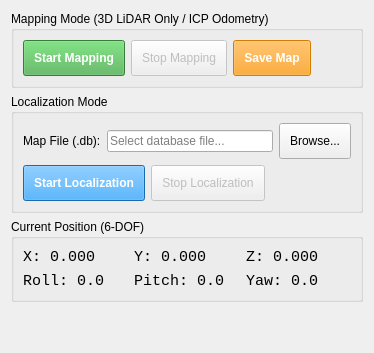
      <widget class="QWidget" name="tabRtabmap3dLidar">
       <attribute name="title">
        <string>RTAB-Map 3D LiDAR</string>
       </attribute>
       <layout class="QVBoxLayout" name="verticalLayout_15">
        <item>
         <widget class="QGroupBox" name="group3dLidarMapping">
          <property name="title">
           <string>Mapping Mode (3D LiDAR Only / ICP Odometry)</string>
          </property>
          <layout class="QVBoxLayout" name="verticalLayout_16">
           <item>
            <layout class="QHBoxLayout" name="horizontalLayout_15">
             <item>
              <widget class="QPushButton" name="btnStart3dLidarMapping">
               <property name="minimumSize">
                <size>
                 <width>0</width>
                 <height>32</height>
                </size>
               </property>
               <property name="text">
                <string>Start Mapping</string>
               </property>
               <property name="styleSheet">
                <string notr="true">background-color: #4CAF50; color: white; font-weight: bold; padding: 10px;</string>
               </property>
              </widget>
             </item>
             <item>
              <widget class="QPushButton" name="btnStop3dLidarMapping">
               <property name="enabled">
                <bool>false</bool>
               </property>
               <property name="minimumSize">
                <size>
                 <width>0</width>
                 <height>32</height>
                </size>
               </property>
               <property name="text">
                <string>Stop Mapping</string>
               </property>
               <property name="styleSheet">
                <string notr="true">padding: 10px;</string>
               </property>
              </widget>
             </item>
             <item>
              <widget class="QPushButton" name="btnSave3dLidarMap">
               <property name="enabled">
                <bool>false</bool>
               </property>
               <property name="minimumSize">
                <size>
                 <width>0</width>
                 <height>32</height>
                </size>
               </property>
               <property name="text">
                <string>Save Map</string>
               </property>
               <property name="styleSheet">
                <string notr="true">background-color: #FF9800; color: white; font-weight: bold; padding: 10px;</string>
               </property>
              </widget>
             </item>
             <item>
              <spacer name="horizontalSpacer_11">
               <property name="orientation">
                <enum>Qt::Horizontal</enum>
               </property>
               <property name="sizeHint" stdset="0">
                <size>
                 <width>40</width>
                 <height>20</height>
                </size>
               </property>
              </spacer>
             </item>
            </layout>
           </item>
          </layout>
         </widget>
        </item>
        <item>
         <widget class="QGroupBox" name="group3dLidarLoc">
          <property name="title">
           <string>Localization Mode</string>
          </property>
          <layout class="QVBoxLayout" name="verticalLayout_17">
           <item>
            <layout class="QHBoxLayout" name="horizontalLayout_16">
             <item>
              <widget class="QLabel" name="lbl3dLidarMapPathLabel">
               <property name="text">
                <string>Map File (.db):</string>
               </property>
              </widget>
             </item>
             <item>
              <widget class="QLineEdit" name="txt3dLidarMapPath">
               <property name="placeholderText">
                <string>Select database file...</string>
               </property>
              </widget>
             </item>
             <item>
              <widget class="QPushButton" name="btnBrowse3dLidarMap">
               <property name="minimumSize">
                <size>
                 <width>0</width>
                 <height>32</height>
                </size>
               </property>
               <property name="text">
                <string>Browse...</string>
               </property>
               <property name="styleSheet">
                <string notr="true">padding: 10px;</string>
               </property>
              </widget>
             </item>
            </layout>
           </item>
           <item>
            <layout class="QHBoxLayout" name="horizontalLayout_17">
             <item>
              <widget class="QPushButton" name="btnStart3dLidarLoc">
               <property name="minimumSize">
                <size>
                 <width>0</width>
                 <height>32</height>
                </size>
               </property>
               <property name="text">
                <string>Start Localization</string>
               </property>
               <property name="styleSheet">
                <string notr="true">background-color: #2196F3; color: white; font-weight: bold; padding: 10px;</string>
               </property>
              </widget>
             </item>
             <item>
              <widget class="QPushButton" name="btnStop3dLidarLoc">
               <property name="enabled">
                <bool>false</bool>
               </property>
               <property name="minimumSize">
                <size>
                 <width>0</width>
                 <height>32</height>
                </size>
               </property>
               <property name="text">
                <string>Stop Localization</string>
               </property>
               <property name="styleSheet">
                <string notr="true">padding: 10px;</string>
               </property>
              </widget>
             </item>
             <item>
              <spacer name="horizontalSpacer_12">
               <property name="orientation">
                <enum>Qt::Horizontal</enum>
               </property>
               <property name="sizeHint" stdset="0">
                <size>
                 <width>40</width>
                 <height>20</height>
                </size>
               </property>
              </spacer>
             </item>
            </layout>
           </item>
          </layout>
         </widget>
        </item>
        <item>
         <widget class="QGroupBox" name="group3dLidarPos">
          <property name="title">
           <string>Current Position (6-DOF)</string>
          </property>
          <layout class="QGridLayout" name="gridLayout_4">
           <item row="0" column="0">
            <widget class="QLabel" name="lbl3dLidarPosX">
             <property name="font">
              <font>
               <family>Monospace</family>
               <pointsize>11</pointsize>
              </font>
             </property>
             <property name="text">
              <string>X: 0.000</string>
             </property>
            </widget>
           </item>
           <item row="0" column="1">
            <widget class="QLabel" name="lbl3dLidarPosY">
             <property name="font">
              <font>
               <family>Monospace</family>
               <pointsize>11</pointsize>
              </font>
             </property>
             <property name="text">
              <string>Y: 0.000</string>
             </property>
            </widget>
           </item>
           <item row="0" column="2">
            <widget class="QLabel" name="lbl3dLidarPosZ">
             <property name="font">
              <font>
               <family>Monospace</family>
               <pointsize>11</pointsize>
              </font>
             </property>
             <property name="text">
              <string>Z: 0.000</string>
             </property>
            </widget>
           </item>
           <item row="1" column="0">
            <widget class="QLabel" name="lbl3dLidarRoll">
             <property name="font">
              <font>
               <family>Monospace</family>
               <pointsize>11</pointsize>
              </font>
             </property>
             <property name="text">
              <string>Roll: 0.0</string>
             </property>
            </widget>
           </item>
           <item row="1" column="1">
            <widget class="QLabel" name="lbl3dLidarPitch">
             <property name="font">
              <font>
               <family>Monospace</family>
               <pointsize>11</pointsize>
              </font>
             </property>
             <property name="text">
              <string>Pitch: 0.0</string>
             </property>
            </widget>
           </item>
           <item row="1" column="2">
            <widget class="QLabel" name="lbl3dLidarYaw">
             <property name="font">
              <font>
               <family>Monospace</family>
               <pointsize>11</pointsize>
              </font>
             </property>
             <property name="text">
              <string>Yaw: 0.0</string>
             </property>
            </widget>
           </item>
          </layout>
         </widget>
        </item>
        <item>
         <spacer name="verticalSpacer_5">
          <property name="orientation">
           <enum>Qt::Vertical</enum>
          </property>
          <property name="sizeHint" stdset="0">
           <size>
            <width>20</width>
            <height>40</height>
           </size>
          </property>
         </spacer>
        </item>
       </layout>
      </widget>
